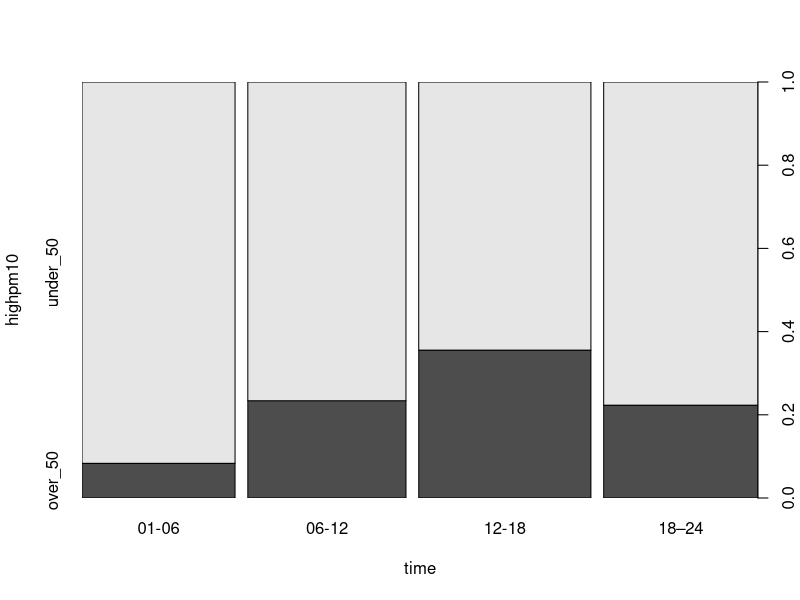
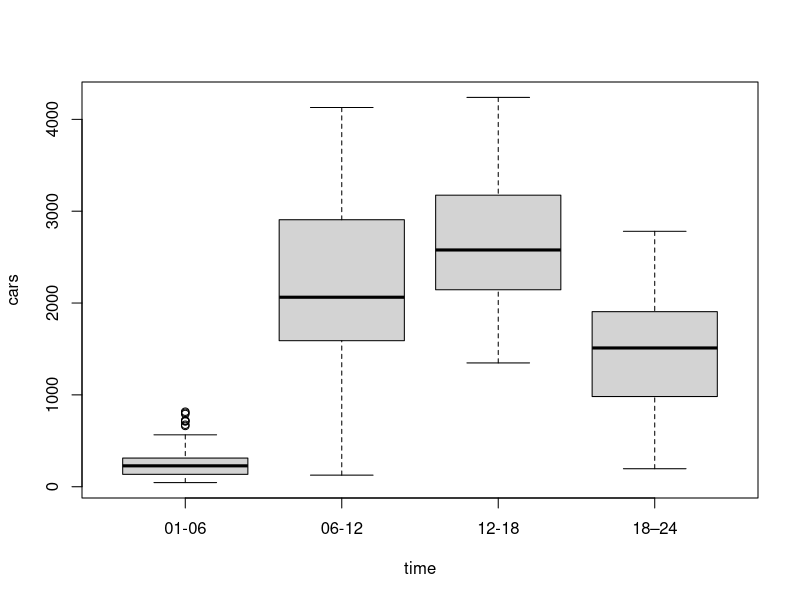

These figures' R source, in order:
# Load data and packages
library(pscl)
data <- read.delim("pm10.txt")

#############
## 3.1 (a) ##
#############

n <- nrow(data) 
p_hat <- sum(data$highpm10)/n

# Confidence interval when approximating as normally distributed since np(1 − p) > 10
error <- qnorm(0.975)*sqrt(p_hat*(1-p_hat)/n)
CI_left <- p_hat - error
CI_right <- p_hat + error

#############
## 3.1 (b) ##
#############

data$highpm10 <- factor(data$highpm10, levels=c(0,1),
                     labels=c("under_50", 'over_50'))
data$time <- factor(data$time, levels=c(1,2,3,4), labels=c("01-06","06-12","12-18", "18–24"))
with(data = data, plot(highpm10~time))
model <- glm(highpm10 ~ time, data=data, family="binomial")
summary(model)

# Confidence intervals
confint(model) # log odds ratios (beta)
exp(confint(model)) # odds ratios exp(beta)

#############
## 3.1 (c) ##
#############

# Prediction with standard errors
x0 <- data.frame(time=c('01-06','06-12','12-18','18–24'))
pred <- predict(model,x0, se.fit=T)
pred$fit # Betas
pred$se.fit # Standard error of betas

# Confidence interval for log-odds
ci.logodds <- cbind(lo = pred$fit-1.96*pred$se.fit, hi=pred$fit+1.96*pred$se.fit)
ci.logodds # Confidence interval for betas

# Confidence interval for probabilities:
exp(ci.logodds)/(1+exp(ci.logodds)) 

# Seems reasonable when plotting the number of times ppm 
# exceeds the threshold

########################################################################################################

#############
## 3.2 (a) ##
#############

with(data=data, plot(cars~time))
# It seems likely that the PM_10 concentration is due to the number of cars

#############
## 3.2 (b) ##
#############

model.2 <- glm(highpm10 ~ cars, data=data, family="binomial")
or <- exp(model.2$coefficients)
ci.or <- exp(confint(model.2))

# Increase with 100 cars
(or[2])^100-1 # Hundred cars increases the odds by 4.9 %


# Prediction with standard errors
x0 <- data.frame(cars=c(min(data$cars): max(data$cars)))
pred.2 <- predict(model.2,x0, se.fit=T)

# Confidence interval for log-odds
ci.logodds.2 <- cbind(lo = pred.2$fit-1.96*pred.2$se.fit, hi=pred.2$fit+1.96*pred.2$se.fit)
ci.logodds.2 # Confidence interval for betas
exp(ci.logodds.2)
